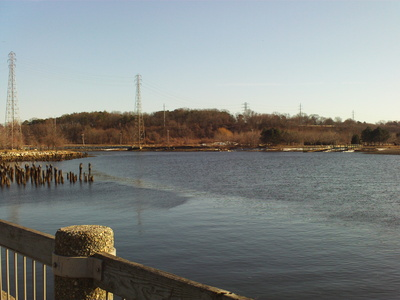
#> input picture images/left.jpg, 400 x 300 px
$ python func.py
#> lines starting #> are read from the running program, lines starting #| are printed output that depends on the picture; after the words box and inside, x2 and y2 are one past the last pixel; in counts of white or black regions, pixels touching at a corner belong together
import cv2
import numpy as np

def computeDes(img1, img2):

    # Convert images to grayscale
    gray1 = cv2.cvtColor(img1, cv2.COLOR_BGR2GRAY)
    gray2 = cv2.cvtColor(img2, cv2.COLOR_BGR2GRAY)

    # Initialize the feature detector and extractor (e.g., SIFT)
    sift = cv2.SIFT_create()

    # Detect keypoints and compute descriptors for both images
    keypoints1, descriptors1 = sift.detectAndCompute(gray1, None)
    keypoints2, descriptors2 = sift.detectAndCompute(gray2, None)

    return (keypoints1, descriptors1), (keypoints2, descriptors2)

def feature_matching(keypoints1, descriptors1, keypoints2, descriptors2):

    # Initialize the feature matcher using FLANN matching
    index_params = dict(algorithm=0, trees=5)
    search_params = dict(checks=50)
    flann = cv2.FlannBasedMatcher(index_params, search_params)

    # Select the top N matches
    num_matches = 50
    # Match descriptors using FLANN
    matches_flann = flann.match(descriptors1, descriptors2)

    # Sort the matches by distance (lower is better)
    matches= sorted(matches_flann, key=lambda x: x.distance)[:num_matches]

    # Draw the top N matches
    # image_matches_flann = cv2.drawMatches(image1, keypoints1, image2, keypoints2, matches_flann[:num_matches], None)

    # Extract matching keypoints
    src_points = np.float32([keypoints1[match.queryIdx].pt for match in matches]).reshape(-1, 1, 2)
    dst_points = np.float32([keypoints2[match.trainIdx].pt for match in matches]).reshape(-1, 1, 2)

    return src_points, dst_points

def findHomography(src_points, dst_points):
    homography, _ = cv2.findHomography(src_points, dst_points, cv2.RANSAC, 5.0)
    return homography

def stitImage(right_img, left_img):

    (keypoints1, descriptors1), (keypoints2, descriptors2) = computeDes(right_img, left_img)

    src_points, dst_points = feature_matching(keypoints1, descriptors1, keypoints2, descriptors2)

    homography = findHomography(src_points, dst_points)

    h1, w1 = right_img.shape[:2]
    h2, w2 = left_img.shape[:2]
    result = cv2.warpPerspective(right_img, homography, (w1+w2, max(h1,h2)))
    # result[0:h2, 0:w2] = left_img
    result = blend_imgs(left_img, result, 50)
    # cv2.imwrite("r2.jpg", result)

    result = crop(result)

    return result

def blend_imgs(img1, img2, width_overlap):
    h1, w1 = img1.shape[:2]
    h2, w2 = img2.shape[:2]
    for y in range(h1):
        for x in range(w1):
            if x >= (w1 - width_overlap):
                img1[y,x] = img1[y,x]*((w1-x)/width_overlap)

    for y in range(h2):
        for x in range(w1):
            if x >= (w1 - width_overlap):
                img2[y,x] = img2[y,x]*((x+width_overlap - w1)/width_overlap)

    img2[:,w1 - width_overlap: w1] += img1[:,-width_overlap:]

    img2[0:h1, 0:w1 - width_overlap] = img1[:,0:w1 - width_overlap]

    return img2

def crop(img):

    # if img.dtype == np.float64:
    #     img = (img * 255).astype(np.uint8)

    gray = cv2.cvtColor(img, cv2.COLOR_BGR2GRAY)

    # Create binary mask to identify dest image
    _, binary_mask = cv2.threshold(gray, 1, 255, cv2.THRESH_BINARY)

    # Find contours around dest image
    contours, _ = cv2.findContours(binary_mask, cv2.RETR_EXTERNAL, cv2.CHAIN_APPROX_SIMPLE)

    # Find the min boundary
    x, y, w, h = cv2.boundingRect(contours[0])

    # crop image
    cropped_image = img[y:y+h, x:x+w]

    return cropped_image

l_img = cv2.imread("images/left.jpg")
#> l_img is the input picture: shape (300, 400, 3); mean B, G, R 132.6, 134.8, 130.7
r_img = cv2.imread("images/right.jpg")
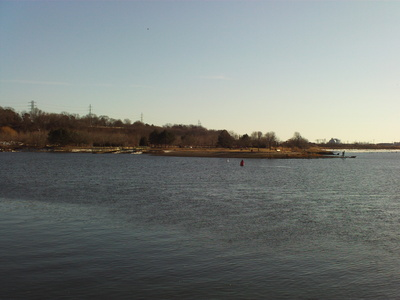
#> input picture images/right.jpg, 400 x 300 px
#> r_img is the input picture: shape (300, 400, 3); mean B, G, R 123.1, 125.6, 119.7

if __name__ == "__main__":

    result = stitImage(r_img, l_img)
#> in computeDes, `gray2 = cv2.cvtColor(img2, cv2.COLOR_BGR2GRAY)`:
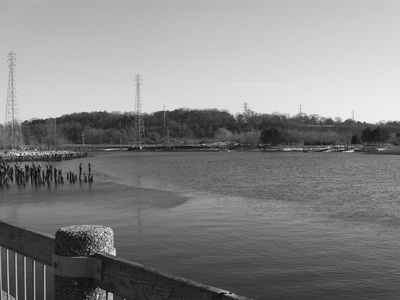
#> gray2: shape (300, 400); min 11, max 243, mean 133.3
#> in computeDes, `keypoints1, descriptors1 = sift.detectAndCompute(gray1, None)`: keypoints1 = 103 keypoints; strongest (x, y, size): (245, 136, 3), (299, 148, 16), (223, 139, 12.6), (249, 135, 2.2)
#> in computeDes, `keypoints2, descriptors2 = sift.detectAndCompute(gray2, None)`: keypoints2 = 231 keypoints; strongest (x, y, size): (113, 253, 3.7), (109, 294, 2.2), (369, 137, 22.3), (271, 132, 27.9)
#> in feature_matching, `matches_flann = flann.match(descriptors1, descriptors2)`: matches_flann = 103 matches
#> in feature_matching, `matches= sorted(matches_flann, key=lambda x: x.distance)[:num_matches]`: matches = 50 matches
#> in feature_matching, `src_points = np.float32([keypoints1[match.queryIdx].pt for match in ma..`: src_points = 50 rows, first 8: [98.09, 112.8], [137.9, 124.1], [80.56, 111.9], [93.99, 124.2], [107.1, 144.4], [178, 123.4], [142.1, 142.8], [73.78, 150.1]
#> in feature_matching, `dst_points = np.float32([keypoints2[match.trainIdx].pt for match in ma..`: dst_points = 50 rows, first 8: [308.3, 111.9], [349.2, 121.9], [291, 111.8], [304.4, 122.8], [317.9, 143.1], [392.4, 119.8], [354.1, 140.8], [285.1, 149.1]
#> in findHomography, `homography, _ = cv2.findHomography(src_points, dst_points, cv2.RANSAC,..`: homography = [[0.734, -0.00261, 215.6], [-0.104, 0.914, 11.4], [-0.000628, -5.8e-05, 1]]
#> after the loop in blend_imgs, `for y in range(h1):`:
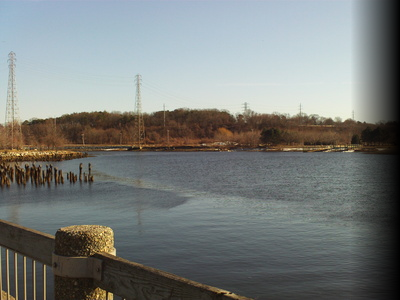
#> img1: shape (300, 400, 3); mean B, G, R 123.5, 125.5, 121.6
#> in blend_imgs, `img2[:,w1 - width_overlap: w1] += img1[:,-width_overlap:]`:
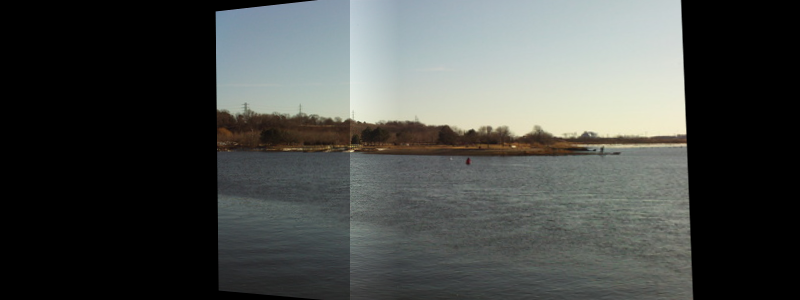
#> img2: shape (300, 800, 3); mean B, G, R 74.4, 76.8, 73.7
#> in crop, `gray = cv2.cvtColor(img, cv2.COLOR_BGR2GRAY)`:
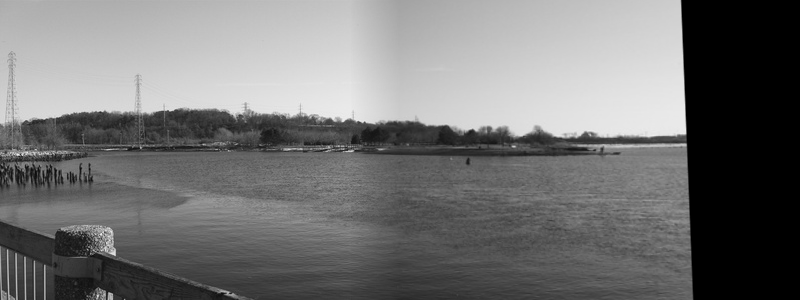
#> gray: shape (300, 800); min 0, max 239, mean 116.5
#> in crop, `_, binary_mask = cv2.threshold(gray, 1, 255, cv2.THRESH_BINARY)`:
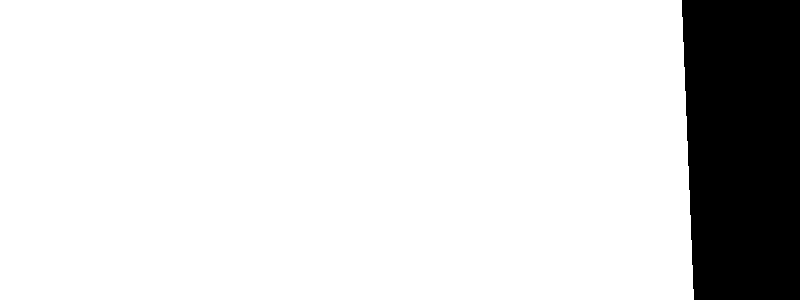
#> binary_mask: shape (300, 800); 86% white; 1 black region
#> in crop, `contours, _ = cv2.findContours(binary_mask, cv2.RETR_EXTERNAL, cv2.CHA..`: contours = 1 contour; box (x1, y1, x2, y2) and area: (0, 0, 694, 300) 205374
#> in crop, `x, y, w, h = cv2.boundingRect(contours[0])`: x = 0; w = 694; h = 300
#> in crop, `cropped_image = img[y:y+h, x:x+w]`:
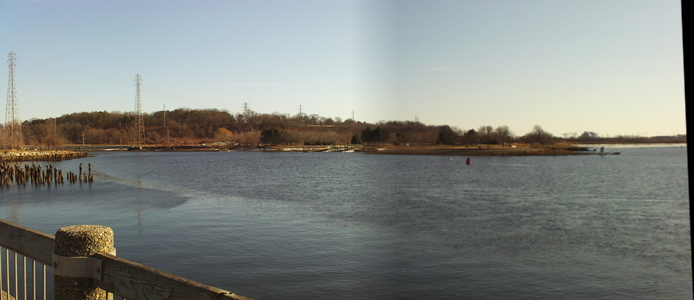
#> cropped_image: shape (300, 694, 3); mean B, G, R 132.1, 136, 131.7
    cv2.imshow("Stit Image", result)
    cv2.waitKey(0)
    cv2.destroyAllWindows()
